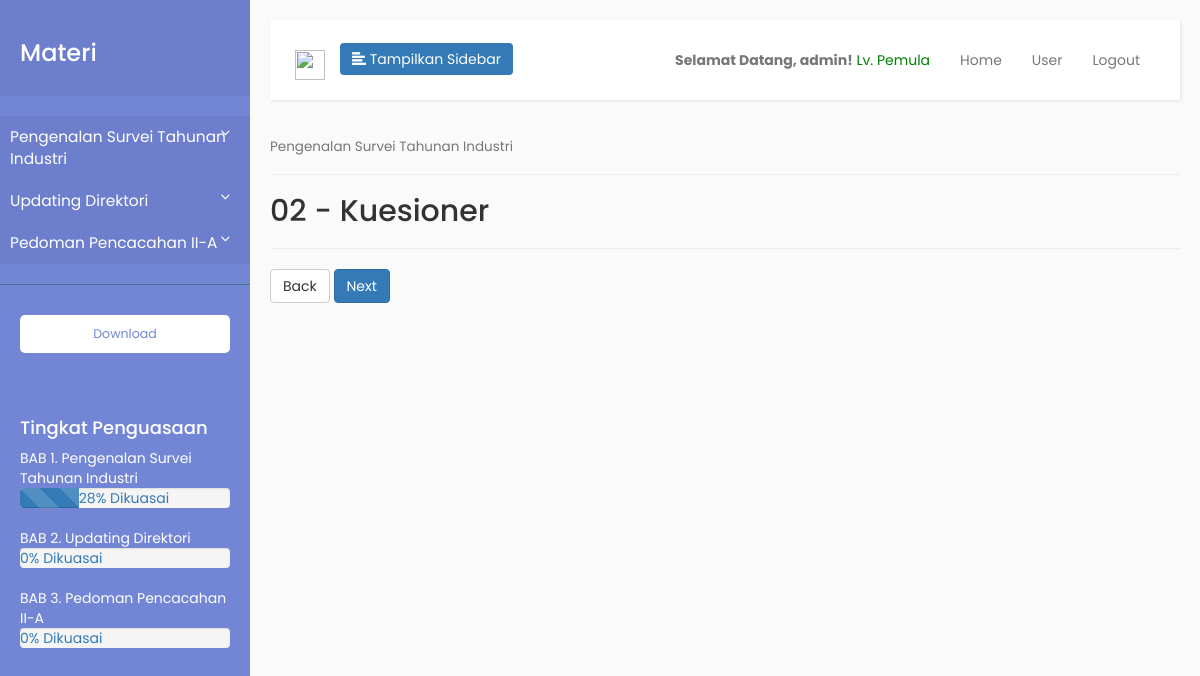
/ (signed in), run on the app's committed database.
### tables this page shows
CREATE TABLE `materi` (
  `id_konsep` varchar(2) NOT NULL,
  `judul_konsep` varchar(256) NOT NULL,
  `id_topik` varchar(4) NOT NULL,
  `judul_topik` varchar(256) NOT NULL,
  `id` int(11) NOT NULL,
  `video_url` varchar(256) NOT NULL
);

### index.php (the view, shortened to what this page needs)
<?php
    require('blog_connect.php');
    $konsep_aktif = (string) $_SESSION['konsep_aktif'];
    $topik_aktif = (string) $_SESSION['topik_aktif'];
    $konseptopik_aktif = (string) $konsep_aktif . (string) $topik_aktif;
    $list_konseptopik_tes = ['0103','0207','0306'];
    $not_test = (array_search($konseptopik_aktif, $list_konseptopik_tes) === false);
    if ($not_test) {
        $query = "SELECT id_konsep, judul_konsep, id_topik, judul_topik, video_url FROM materi WHERE id_konsep = '$konsep_aktif' AND id_topik = " . $konsep_aktif . $topik_aktif;
        $result = $con->query($query);
        $row = $result->fetch(PDO::FETCH_NUM);
        $konsep_aktif_judul = $row[1];
        $topik_aktif_judul = $row[3];
        $id_siswa = $_SESSION['nip'];
    } else {
        header('location:test.php');
    }
?>
<html !DOCTYPE>
    <?php require('head.php'); ?>
    <body>
    <div class="wrapper">
        <?php
            include('sidebar.php');
        ?>
        <div id="content" class="container">
            <?php
                include('navbar.php');
            ?>
            <h4>
                <small><?php echo $konsep_aktif_judul; ?></small>
            </h4>
            <hr />
            <h2><?php echo $topik_aktif .' - '. $topik_aktif_judul; ?></h2>
            <hr />
            <a href="change_page.php?goto=back"><button type="submit" class="btn btn-default">Back</button></a>
            <a href="change_page.php?goto=next"><button type="submit" class="btn btn-primary">Next</button></a>
        </div>
    </div>
    </body>
</html>

### sidebar.php (shortened to what this page needs)
<?php
    if(isset($_SESSION['logged_in'])) {
        $tingkat_penguasaan_array = [0,0,0];
        $query = "SELECT id_tes, tingkat_penguasaan FROM konseptes WHERE id_siswa = $id_siswa";
        $result = $con->query($query);
        while ($row = $result->fetch(PDO::FETCH_NUM)) {
            $tingkat_penguasaan_array[$row[0] - 1] = $row[1];
        }
    }
    $id_siswa = $_SESSION['nip'];
    $query = "SELECT max(id_topik) FROM riwayattopik WHERE id_siswa = $id_siswa";
    $result = $con->query($query);
    $row = $result->fetch(PDO::FETCH_NUM);
    $max_konseptopik = $row[0];
?>
<nav id="sidebar">
    <div class="sidebar-header">
        <h3>Materi</h3>
    </div>
    <ul class="list-unstyled components">
        <?php
            $query = "SELECT id_konsep, judul_konsep, id_topik, judul_topik FROM materi";
            $result = $con->query($query);
            $row = $result->fetch(PDO::FETCH_NUM);
            $crnt_judul = $row[1];
            echo('
                <li class="active">
                            <a href="#konsep-'.$row[0].'" data-toggle="collapse" aria-expanded="false">'.$crnt_judul.'</a>
                            <ul class="collapse list-unstyled" id="konsep-'.$row[0].'">
                            <li id="topik-'.$row[2].'"><a href="'.($row[2] > $max_konseptopik ? '#' : 'change_page.php?goto='.$row[2]).'" class="'.($row[2] > $max_konseptopik ? 'locked' : 'unlocked').'">'.$row[3].'</a></li>
            ');
            while($row = $result->fetch(PDO::FETCH_NUM)) {
                if ($row[1] != $crnt_judul)
                {
                    $crnt_judul = $row[1];
                    echo (
                            '</ul>
                        </li>
                        <li class="active">
                            <a href="#konsep-'.$row[0].'" data-toggle="collapse" aria-expanded="false">'.$crnt_judul.'</a>
                            <ul class="collapse list-unstyled" id="konsep-'.$row[0].'">'
                    );
                }
            }
            echo('</ul>
                        </li></ul>');
        ?>
    <ul class="list-unstyled CTAs">
        <li>
            <a href="#" class="download">Download</a>
        </li>
    </ul>
    <div id="tingkat_penguasaan">
        <h4>Tingkat Penguasaan</h4>
        BAB 1. Pengenalan Survei Tahunan Industri
        <div class="progress">
            <div class="progress-bar progress-bar-default progress-bar-striped" role="progressbar" aria-valuenow="<?= $tingkat_penguasaan_array[0] ?>"
            aria-valuemin="0" aria-valuemax="100" style="width:<?= $tingkat_penguasaan_array[0] ?>%">
            </div><span style="color:#337ab7;"><?php echo ($tingkat_penguasaan_array[0] <= 50 ? $tingkat_penguasaan_array[0] . "% Dikuasai" : "") ?></span>
        </div>
        BAB 2. Updating Direktori
        <div class="progress">
            <span style="color:#337ab7;"><?php echo ($tingkat_penguasaan_array[1] <= 50 ? $tingkat_penguasaan_array[1] . "% Dikuasai" : "") ?></span>
        </div>
        BAB 3. Pedoman Pencacahan II-A
        <div class="progress">
            <span style="color:#337ab7;"><?php echo ($tingkat_penguasaan_array[2] <= 50 ? $tingkat_penguasaan_array[2] . "% Dikuasai" : "") ?></span>
        </div>
    </div>
</nav>

### css/sidebar.css (style rules this page uses)
body { font-family: 'Poppins', sans-serif; background: #fafafa; }
a, a:hover, a:focus { color: inherit; text-decoration: none; transition: all 0.3s; }
.wrapper { display: flex; align-items: stretch; }
#sidebar { min-width: 250px; max-width: 250px; background: #7386D5; color: #fff; transition: all 0.3s; }
#sidebar .sidebar-header { padding: 20px; background: #6d7fcc; }
#sidebar ul.components { padding: 20px 0; border-bottom: 1px solid #47748b; }
#sidebar ul li a { padding: 10px; font-size: 1.1em; display: block; }
#sidebar ul li.active>a, a[aria-expanded="true"] { color: #fff; background: #6d7fcc; }
a[data-toggle="collapse"] { position: relative; }
a[aria-expanded="false"]::before, a[aria-expanded="true"]::before { content: '\e259'; display: block; position: absolute; right: 20px; font-family: 'Glyphicons Halflings'; font-size: 0.6em; }
ul.CTAs { padding: 20px; }
ul.CTAs a { text-align: center; font-size: 0.9em !important; display: block; border-radius: 5px; margin-bottom: 5px; }
a.download { background: #fff; color: #7386D5; }
#content { padding: 20px; min-height: 100vh; transition: all 0.3s; }
#tingkat_penguasaan { padding: 20px; }

### data on the page
materi: judul_konsep "Pengenalan Survei Tahunan Industri"
materi: judul_konsep "Updating Direktori"
materi: judul_konsep "Pedoman Pencacahan II-A"
materi: judul_konsep "Pengenalan Survei Tahunan Industri", judul_topik "Kuesioner"

### other printed values
$tingkat_penguasaan_array[0] "28"
$tingkat_penguasaan_array[1] "0"
$tingkat_penguasaan_array[2] "0"
$_SESSION['nama'] "admin"
$topik_aktif "02"
